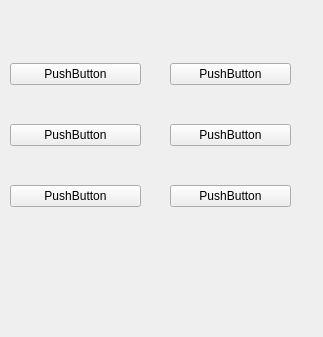
<?xml version="1.0" encoding="UTF-8"?>
<ui version="4.0">
 <class>Widget</class>
 <widget class="QWidget" name="Widget">
  <property name="geometry">
   <rect>
    <x>0</x>
    <y>0</y>
    <width>323</width>
    <height>337</height>
   </rect>
  </property>
  <property name="windowTitle">
   <string>Widget</string>
  </property>
  <widget class="QWidget" name="verticalLayoutWidget">
   <property name="geometry">
    <rect>
     <x>10</x>
     <y>30</y>
     <width>131</width>
     <height>211</height>
    </rect>
   </property>
   <layout class="QVBoxLayout" name="verticalLayout">
    <item>
     <widget class="QPushButton" name="pushButton_3">
      <property name="text">
       <string>PushButton</string>
      </property>
     </widget>
    </item>
    <item>
     <widget class="QPushButton" name="pushButton_2">
      <property name="text">
       <string>PushButton</string>
      </property>
     </widget>
    </item>
    <item>
     <widget class="QPushButton" name="pushButton">
      <property name="text">
       <string>PushButton</string>
      </property>
     </widget>
    </item>
   </layout>
  </widget>
  <widget class="QWidget" name="verticalLayoutWidget_2">
   <property name="geometry">
    <rect>
     <x>170</x>
     <y>30</y>
     <width>121</width>
     <height>211</height>
    </rect>
   </property>
   <layout class="QVBoxLayout" name="verticalLayout_2">
    <item>
     <widget class="QPushButton" name="pushButton_6">
      <property name="text">
       <string>PushButton</string>
      </property>
     </widget>
    </item>
    <item>
     <widget class="QPushButton" name="pushButton_5">
      <property name="text">
       <string>PushButton</string>
      </property>
     </widget>
    </item>
    <item>
     <widget class="QPushButton" name="pushButton_4">
      <property name="text">
       <string>PushButton</string>
      </property>
     </widget>
    </item>
   </layout>
  </widget>
 </widget>
 <resources/>
 <connections/>
</ui>
